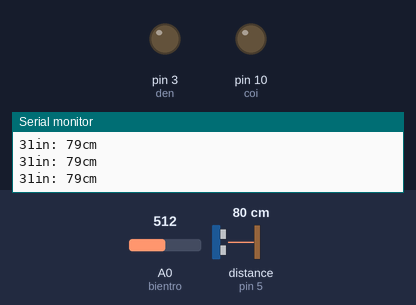
Simulated run of this sketch. Board: Arduino Uno, built with avr-gcc and run on an emulated ATmega328P. Parts: output pins drawn as LEDs (lit = HIGH), the last lines printed to the serial monitor. Wiring (inferred from the names in the program): ultrasonic range finder: trigger pin 4; echo pin 5. The inputs (shaded band) are chosen by the test bench; at power-on: distance to the obstacle (sensor on pin 5) 80 cm, A0 (bientro) = 512. The echo pulse lasts 58.3 µs per cm; pins used as bus, display or sensor lines are not drawn.

Above: at 1.2 s.
1.3 s: distance to the obstacle (sensor on pin 5) set to 45 cm
2.8 s: distance to the obstacle (sensor on pin 5) set to 38 cm
At 4.1 s:
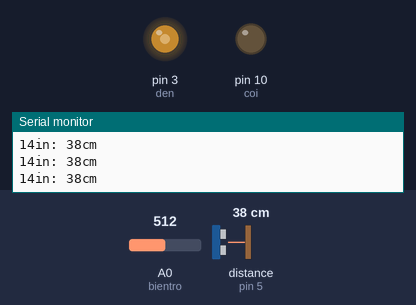
4.4 s: A0 (bientro) set to 716
At 5.2 s:
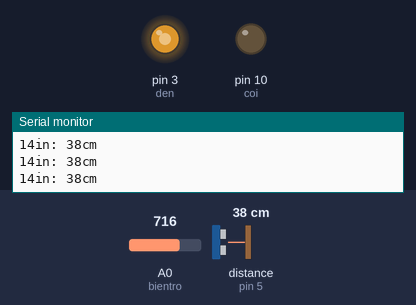
6.0 s: A0 (bientro) set to 900
At 6.4 s:
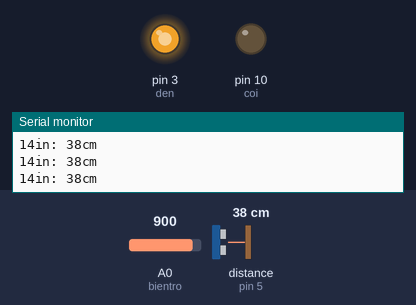
7.5 s: distance to the obstacle (sensor on pin 5) set to 23 cm
9.0 s: distance to the obstacle (sensor on pin 5) set to 19 cm
At 9.5 s:
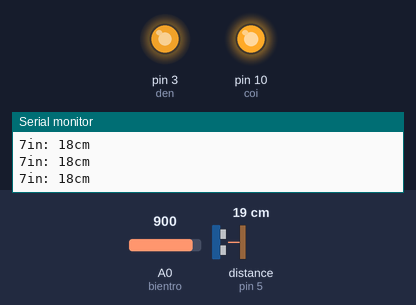
Timing chart, 0 to 11.6 s (numbered marks = the images above; inputs shaded):
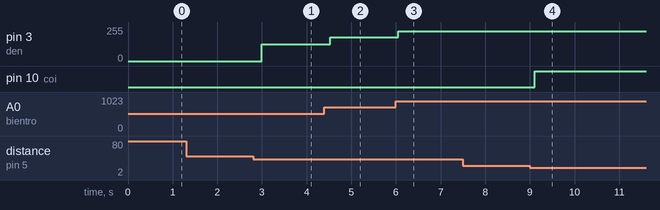

The sketch:

CODE_DEN_HOC.ino
```cpp
/*
VCC to +5V
GND to ground
TRIG to digital pin 12
ECHO to digital pin 13
*/

const int TRIG_PIN = 4;
const int ECHO_PIN = 5;
#define bientro A0
#define coi 10
#define den 3
long time;
int khoangcach = 40;  ///thay đổi thôgn số này để điều chỉnh khoảng cách bật đèn, tắt đèn nếu rời khỏi khonảg cách này
int gioihan = 20; //thay đổi thông số này để giới hạn khoảng cách, nếu ngồi gần thì còi kêu
int thoigian = 10000; //cài đặt thời gian tắt khi không sử dụng, 1000 = 1s; 30 000 = 30s;
void setup()
{
  // initialize serial communication:
  Serial.begin(9600);
  ///Thiết lạp ngõ ra/vào cho arduino
  pinMode(den, OUTPUT);
  pinMode(coi, OUTPUT);
  pinMode(TRIG_PIN,OUTPUT);
  pinMode(ECHO_PIN,INPUT);
}

void loop()
{
  long duration, distanceCm, distanceIn;//Khai báo biến
 ////Phát xung từ chân TRIG của module siêu âm////////
  digitalWrite(TRIG_PIN, LOW);   //Tắt xung
  delayMicroseconds(2);
  digitalWrite(TRIG_PIN, HIGH);  //Phát xung
  delayMicroseconds(10);
  digitalWrite(TRIG_PIN, LOW);    //Tắt xung
  duration = pulseIn(ECHO_PIN,HIGH);   //Đếm thời gian xung phản hồi lại

  // convert the time into a distance
  distanceCm = duration / 29.1 / 2 ;   //Tính toán khoảng cách
  distanceIn = duration / 74 / 2;

  if (distanceCm <= 0)
  {
    Serial.println("Out of range");
  }
  else
  {
    Serial.print(distanceIn);
    Serial.print("in: ");
    Serial.print(distanceCm);
    Serial.print("cm");
    Serial.println();
  }
  delay(50);
  int val = map(analogRead(bientro),0,1023,0,255);  //Đổi giá trị analog từ 0-1023 ra 0-255
 if(distanceCm < khoangcach){  //nếu khoảng cách bé hơn giới hạn
  analogWrite(den, val);    //bật đèn theo độ sáng từ biến trở
  time = millis();
 }
 if(distanceCm > khoangcach){   //Nếu khoảng cách lớn hơn giới hạn, nghãi là người dùng rời khỏi bàn học
  if(millis() - time > thoigian){  //SAu khoảng thời gian đã cài đặt thì
 analogWrite(den, 0);}          ///Tắt đèn
 }
if(distanceCm < gioihan){   //Nếu khoảng cách quá gần
 digitalWrite(coi, HIGH);   //Còi kêu
 }
 else digitalWrite(coi, LOW);   //nếu không thfi còi tắt
  delay(100);
}
```

Measured:
- the behaviour switches between 41 and 40 cm on distance to the obstacle (sensor on pin 5) (found by bisection; images 0 and 1)
- the behaviour switches between 21 and 20 cm on distance to the obstacle (sensor on pin 5) (found by bisection; images 3 and 4)
- after the input at 2.8 s, pin 3 (den): 0/255 → 127/255 after 0.19 s
- after the input at 4.4 s, pin 3 (den): 127/255 → 178/255 after 0.12 s
- after the input at 6.0 s, pin 3 (den): 178/255 → 224/255 after 0.06 s
- after the input at 9.0 s, pin 10 (coi): LOW → HIGH after 0.11 s
